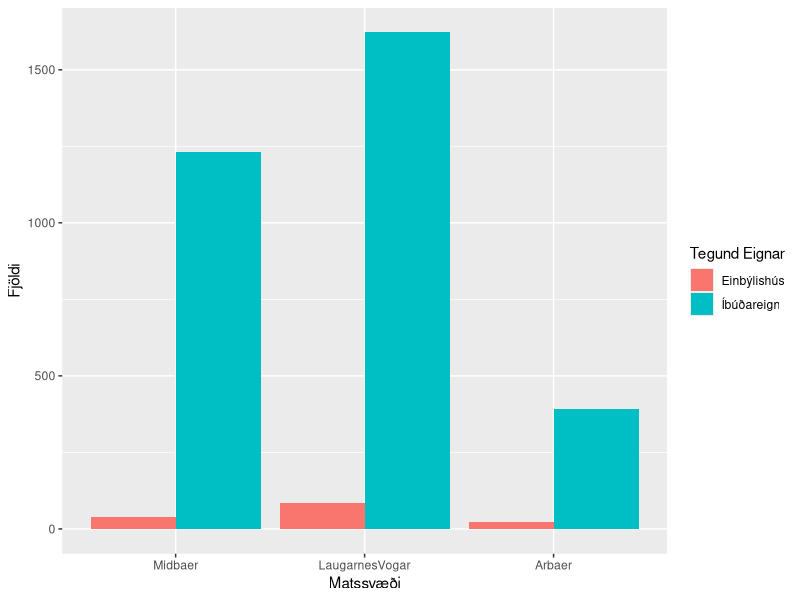
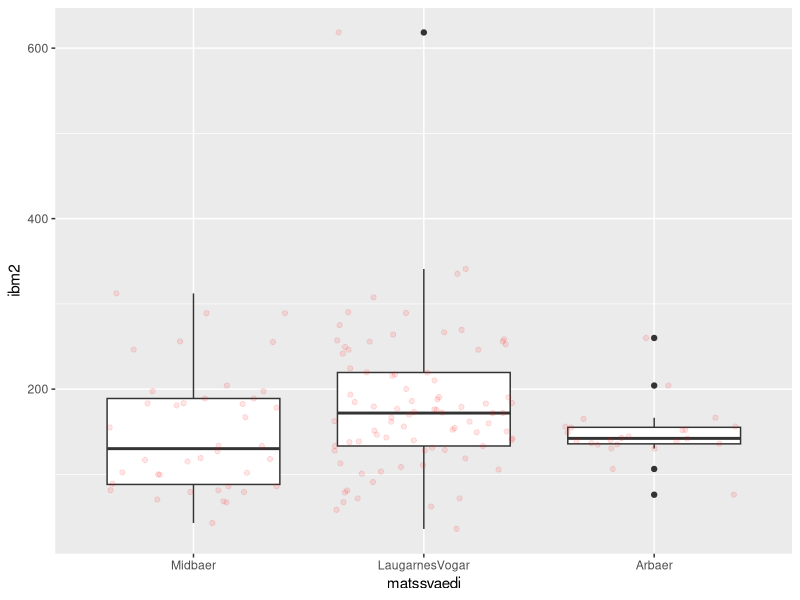
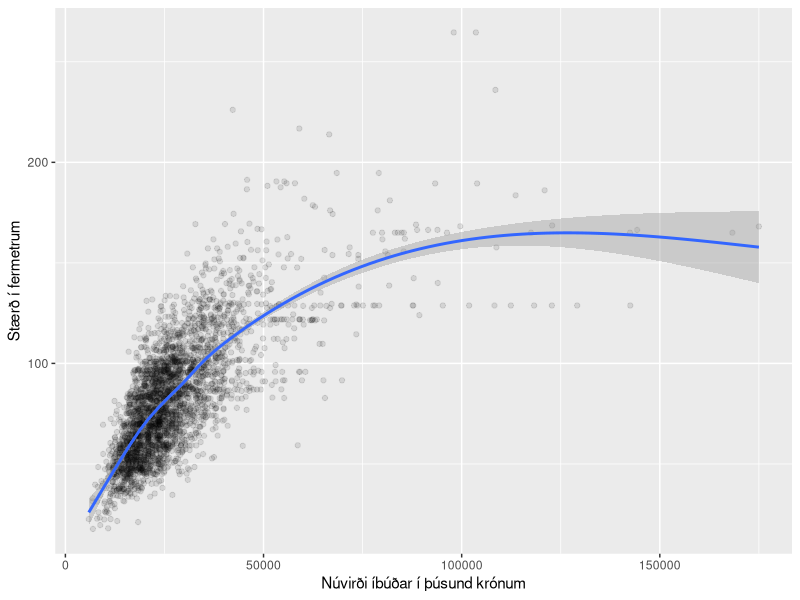
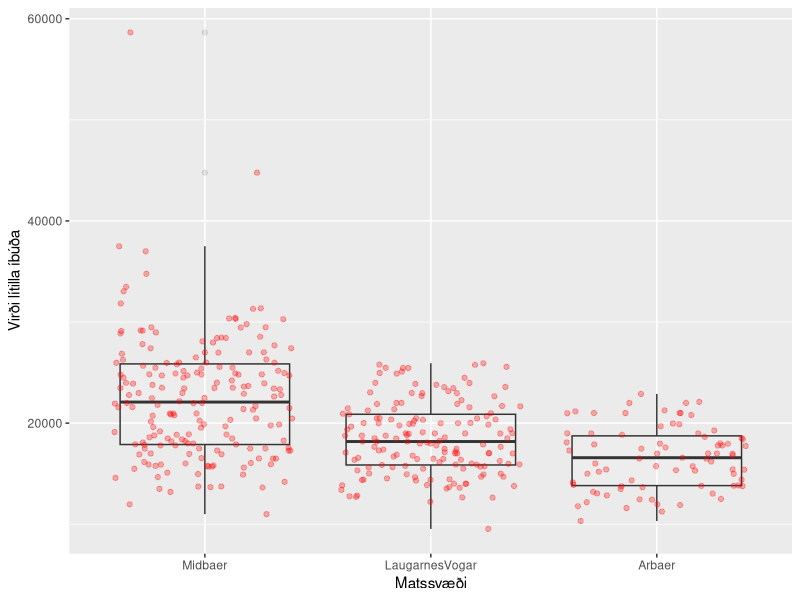

The R source for these figures, in order:
## ---- chunk 1
knitr::opts_chunk$set(echo = TRUE)
library(dplyr)
library(ggplot2)
## ---- chunk 2
thv <- read.table("./data/husnaedi.txt", header = TRUE, sep = ";")
## ---- chunk 3
hverfi <- c(20, 100, 200)
thv <- filter(thv, thv$matssvaedi%in%hverfi)
## ---- chunk 4
str(thv)
##Eins og sjá má eru matssvæðin ranglega skilgreind sem tölugildi. Svo við breytum þeim í faktor og köllum matssvæðin nýjum nöfnum.
thv$matssvaedi <- as.factor(thv$matssvaedi)
levels(thv$matssvaedi) <- c("Midbaer", "LaugarnesVogar", "Arbaer")
str(thv)
## ---- chunk 5
plott1 <- 
  ggplot(aes(matssvaedi), data = thv) +
  geom_bar(position = "dodge", aes(fill = thv$teg_eign)) +

##X og Y labels
  xlab("Matssvæði") + ylab("Fjöldi") +

##Legend
  scale_fill_discrete(name = "Tegund Eignar")

plott1
## ---- chunk 6
einbylishus <- dplyr::filter(thv, teg_eign == "Einbýlishús")
plott2 <- 
  ggplot(aes(matssvaedi, ibm2), data = einbylishus) + geom_boxplot() + geom_jitter(alpha = 0.1, color = "red")

plott2
## ---- chunk 7
ibudir <- filter(thv, teg_eign == "Íbúðareign")
ggplot(aes(nuvirdi,ibm2), 
        data = ibudir)+
  ## How to plot
        geom_point(alpha=0.1)+
        geom_smooth()+ 
  ## X and Y labels
        xlab("Núvirði íbúðar í þúsund krónum") + ylab("Stærð í fermetrum")
## ---- chunk 8
litlar <- filter(ibudir, ibm2>=50 & ibm2 <=60)
ggplot(data = litlar, aes(matssvaedi, nuvirdi))+
  ## How to plot
        geom_boxplot(alpha=0.1)+
        geom_jitter(alpha = 0.3, color = "red")+ 
  ## X and Y labels
        xlab("Matssvæði") + ylab("Virði lítilla íbúða")
